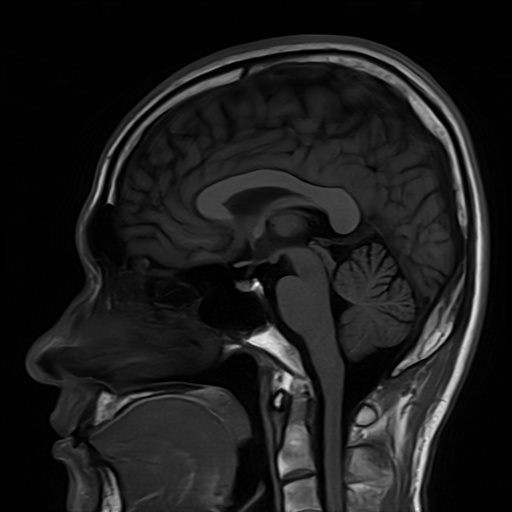
%> input picture Experiment_08/Inputs/images/Brain_MRI.png, 512 x 512 px
$ octave --eval "result = example_01_morphology_benchmark;"   (GNU Octave 9; MATLAB toolbox functions it lacks are replaced by stand-ins)
%> lines starting %> are read from the running program, lines starting %| are printed output that depends on the picture; in (x1, y1, x2, y2) boxes, pixels count from 0 and x2, y2 are one past the last pixel; in counts of white or black regions, pixels touching at a corner belong together; the program's own positions count from 1
%% ==============================================================================
%% EXPERIMENT 09: BENCHMARK TUTORIAL CODE (MATLAB)
%% Binary Morphological Operations (imerode, imdilate, imopen, imclose, imopenclose)
%% ==============================================================================
function df = example_01_morphology_benchmark()
    baseDir = fileparts(fileparts(mfilename('fullpath')));
    imgPath = fullfile(baseDir, 'Inputs', 'images', 'Brain_MRI.png');
    outDir = fullfile(baseDir, 'Outputs', 'MATLAB');
    tabDir = fullfile(baseDir, 'Tables');
    if ~exist(outDir, 'dir'); mkdir(outDir); end
    if ~exist(tabDir, 'dir'); mkdir(tabDir); end

    mri = imread(imgPath);
%> mri is the input picture: size 512x512x3 uint8; min 0, max 254, mean 27.9
    if size(mri, 3) == 3; mri = rgb2gray(mri); end
    if size(mri, 1) ~= 512 || size(mri, 2) ~= 512
        mri = imresize(mri, [512, 512]);
    end

    % 1. Clean Reference Mask (Ventricles + Tumor)
    seDisk = strel('disk', 2, 0); % 5x5 disk
    gtMorph = imopen(imclose(mri > 175, seDisk), seDisk);
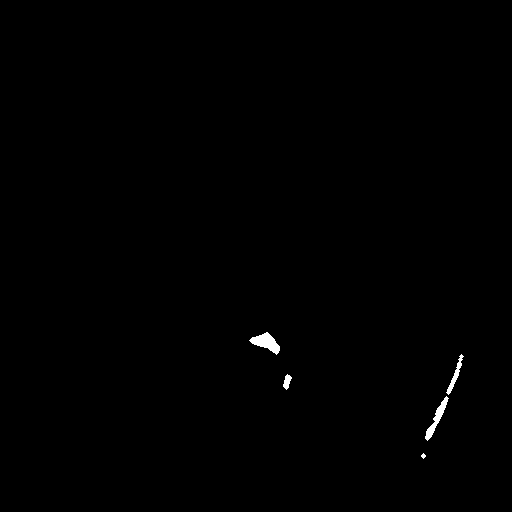
%> gtMorph: size 512x512 logical; 0.34% white; 5 white regions (1 under 20 px), largest, box (x1, y1, x2, y2) and area: (249, 332, 280, 355) 346, (425, 396, 449, 441) 279, (446, 354, 464, 395) 173, (283, 374, 292, 390) 83

    % 2. Simulate realistic segmentation noise (salt speckles + pepper holes)
    rng(109);
    noisyMask = gtMorph;
    seSmall = strel('disk', 1, 0); % 3x3 disk
    salt = imdilate((rand(512, 512) < 0.0035) & ~gtMorph, seSmall);
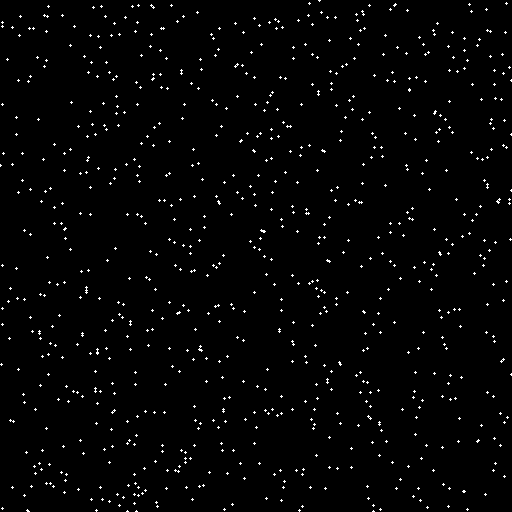
%> salt: size 512x512 logical; 1.6% white in thin lines or dots
    pepper = imdilate((rand(512, 512) < 0.0080) & gtMorph, seSmall);
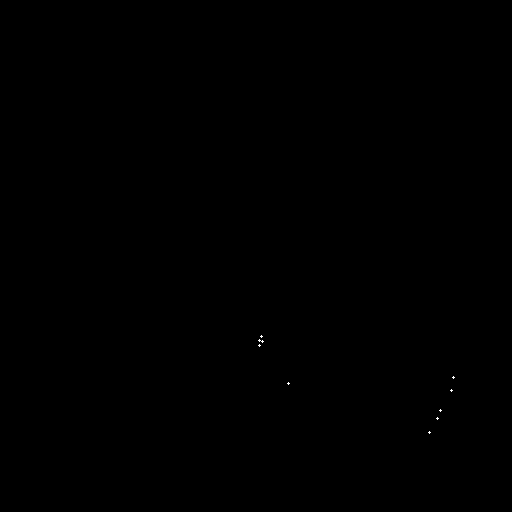
%> pepper: size 512x512 logical; 0.02% white in thin lines or dots, all inside (x1, y1, x2, y2) = (258, 335, 455, 434)
    noisyMask = (noisyMask | salt) & ~pepper;
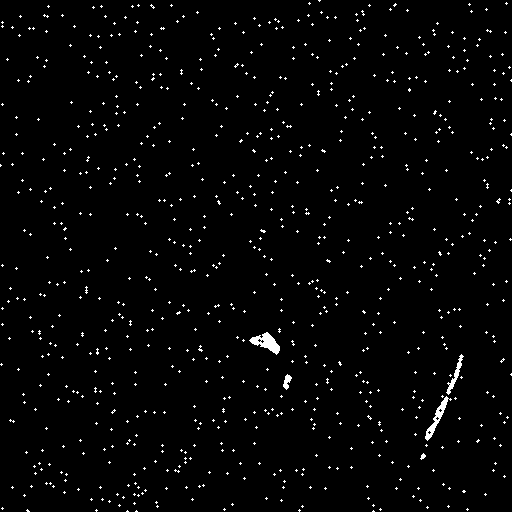
%> noisyMask: size 512x512 logical; 2% white in thin lines or dots

    % 3. Execute Operations (5x5 Disk SE)
    mErode = imerode(noisyMask, seDisk);
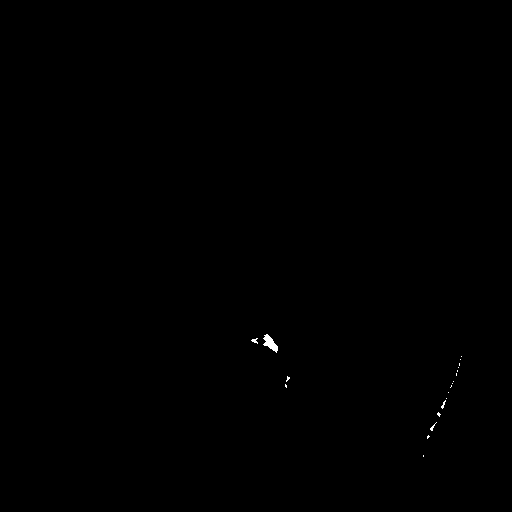
%> mErode: size 512x512 logical; 0.1% white; 20 white regions (18 under 20 px), largest, box (x1, y1, x2, y2) and area: (263, 334, 278, 353) 140, (251, 338, 258, 344) 22
    mDilate = imdilate(noisyMask, seDisk);
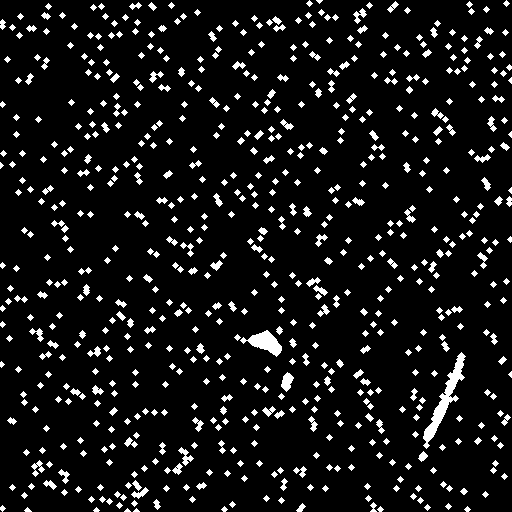
%> mDilate: size 512x512 logical; 8.5% white; 670 white regions (8 under 20 px), largest, box (x1, y1, x2, y2) and area: (423, 352, 466, 449) 939, (240, 330, 282, 357) 516, (281, 372, 294, 392) 155
    mOpen = imopen(noisyMask, seDisk);
%> mOpen: size 512x512 logical; 0.29% white; 11 white regions (2 under 20 px), largest, box (x1, y1, x2, y2) and area: (261, 332, 280, 355) 238, (454, 354, 464, 378) 91, (283, 374, 292, 390) 74
    mClose = imclose(noisyMask, seDisk);
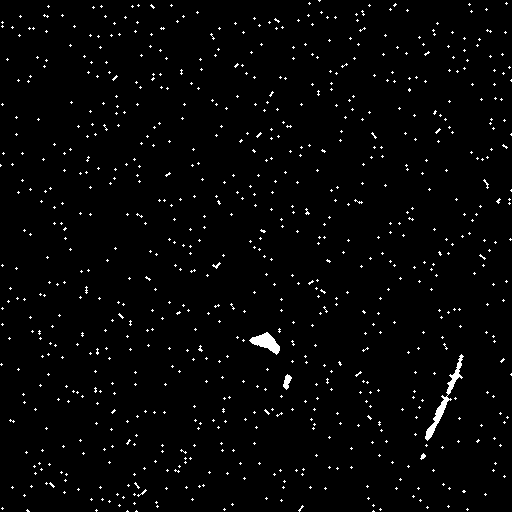
%> mClose: size 512x512 logical; 2% white in thin lines or dots
    mOpenClose = imclose(mOpen, seDisk);
%> mOpenClose: size 512x512 logical; 0.29% white; 4 white regions (1 under 20 px), largest, box (x1, y1, x2, y2) and area: (425, 354, 464, 441) 374, (249, 332, 280, 355) 307, (283, 374, 292, 390) 74

    ops = {
        'Corrupted Mask', noisyMask;
        'Erosion (5x5 Disk)', mErode;
        'Dilation (5x5 Disk)', mDilate;
        'Opening (5x5 Disk)', mOpen;
        'Closing (5x5 Disk)', mClose;
        'Open + Close (5x5)', mOpenClose
    };
%> ops = 12 items

    fprintf('==================================================================\n');
    fprintf('EXPERIMENT 09: MORPHOLOGICAL SHAPE REFINEMENT BENCHMARK (MATLAB)\n');
    fprintf('==================================================================\n');
    fprintf('%-24s | %-10s | %-11s | %-8s | %-7s | %-8s\n', 'Operation', 'Dice (DSC)', 'Jaccard IoU', 'CC Count', 'Hole Px', 'Area Px');
    fprintf('----------------------------------------------------------------------------------\n');

    opNames = {};
    dscList = [];
    iouList = [];
    ccList = [];
    holeList = [];
    areaList = [];

    for i = 1:size(ops, 1)
        name = ops{i, 1};
        m = logical(ops{i, 2});
        inter = sum(gtMorph(:) & m(:));
        denom = sum(gtMorph(:)) + sum(m(:));
        dsc = (2.0 * inter) / denom;
        union_px = sum(gtMorph(:) | m(:));
        iou = inter / union_px;
        cc = bwconncomp(m, 8).NumObjects;
        mFilled = imfill(m, 'holes');
        holes = sum(mFilled(:) & ~m(:));
        area = sum(m(:));

        fprintf('%-24s | %-10.4f | %-11.4f | %-8d | %-7d | %-8d\n', name, dsc, iou, cc, holes, area);

        opNames{end+1} = name; %#ok<AGROW>
        dscList(end+1, 1) = round(dsc, 4); %#ok<AGROW>
        iouList(end+1, 1) = round(iou, 4); %#ok<AGROW>
        ccList(end+1, 1) = cc; %#ok<AGROW>
        holeList(end+1, 1) = holes; %#ok<AGROW>
        areaList(end+1, 1) = area; %#ok<AGROW>
    end
%> this loop made 6 passes
%> (name, inter, denom, dsc, union_px, iou, cc, holes) on passes 1 to 6: ('Corrupted Mask', 853, 6077, 0.281, 5224, 0.163, 819, 32), ('Erosion (5x5 Disk)', 254, 1153, 0.441, 899, 0.283, 20, 0), ('Dilation (5x5 Disk)', 899, 23152, 0.0777, 22253, 0.0404, 670, 51), ('Opening (5x5 Disk)', 748, 1647, 0.908, 899, 0.832, 11, 0), ('Closing (5x5 Disk)', 895, 6245, 0.287, 5350, 0.167, 777, 0), ('Open + Close (5x5)', 772, 1672, 0.923, 900, 0.858, 4, 0)
%| Corrupted Mask           | 0.2807     | 0.1633      | 819      | 32      | 5178
%| Erosion (5x5 Disk)       | 0.4406     | 0.2825      | 20       | 0       | 254
%| Dilation (5x5 Disk)      | 0.0777     | 0.0404      | 670      | 51      | 22253
%| Opening (5x5 Disk)       | 0.9083     | 0.8320      | 11       | 0       | 748
%| Closing (5x5 Disk)       | 0.2866     | 0.1673      | 777      | 0       | 5346
%| Open + Close (5x5)       | 0.9234     | 0.8578      | 4        | 0       | 773
%> after the loop, areaList = [5178; 254; 22253; 748; 5346; 773]; ccList = [819; 20; 670; 11; 777; 4]; dscList = [0.281; 0.441; 0.0777; 0.908; 0.287; 0.923]; holeList = [32; 0; 51; 0; 0; 0]; iouList = [0.163; 0.282; 0.0404; 0.832; 0.167; 0.858]; opNames = {'Corrupted Mask', 'Erosion (5x5 Disk)', 'Dilation (5x5 Disk)', 'Opening (5x5 Disk)', 'Closing (5x5 Disk)', 'Open + Close (5x5)'}

    df = table(opNames', dscList, iouList, ccList, holeList, areaList, ...
        'VariableNames', {'Operation', 'Dice_DSC', 'Jaccard_IoU', 'CC_Count', 'Hole_Pixels', 'Area_Pixels'});
%> df = 6 items; Dice_DSC, Jaccard_IoU, CC_Count, Hole_Pixels and Area_Pixels: 0.281 0.163 819 32 5178, 0.441 0.282 20 0 254, 0.0777 0.0404 670 51 22253, 0.908 0.832 11 0 748, 0.287 0.167 777 0 5346, 0.923 0.858 4 0 773
    csvPath = fullfile(tabDir, 'exp09_benchmark_summary_matlab.csv');
    writetable(df, csvPath);
    fprintf('\n[SAVED] MATLAB Benchmark table: %s\n', csvPath);

    % Save Visual Figure
    f = figure('Visible', 'off', 'Position', [100, 100, 1300, 750]);
    for i = 1:size(ops, 1)
        subplot(2, 3, i);
        imshow(ops{i, 2});
        title(sprintf('%s\nDSC=%.4f | CC=%d | Holes=%d', opNames{i}, dscList(i), ccList(i), holeList(i)), ...
            'FontWeight', 'bold');
    end
%> `result = example_01_morphology_benchmark;`: result has the same summary as df in example_01_morphology_benchmark
    figPath = fullfile(outDir, 'exp09_benchmark_clinical_comparison_m.png');
    saveas(f, figPath);
    close(f);
    fprintf('[SAVED] MATLAB Clinical comparison figure: %s\n', figPath);
end

$ run again, with Experiment_08/Inputs/images/Lung-HR-contrast.png copied over Experiment_08/Inputs/images/Brain_MRI.png
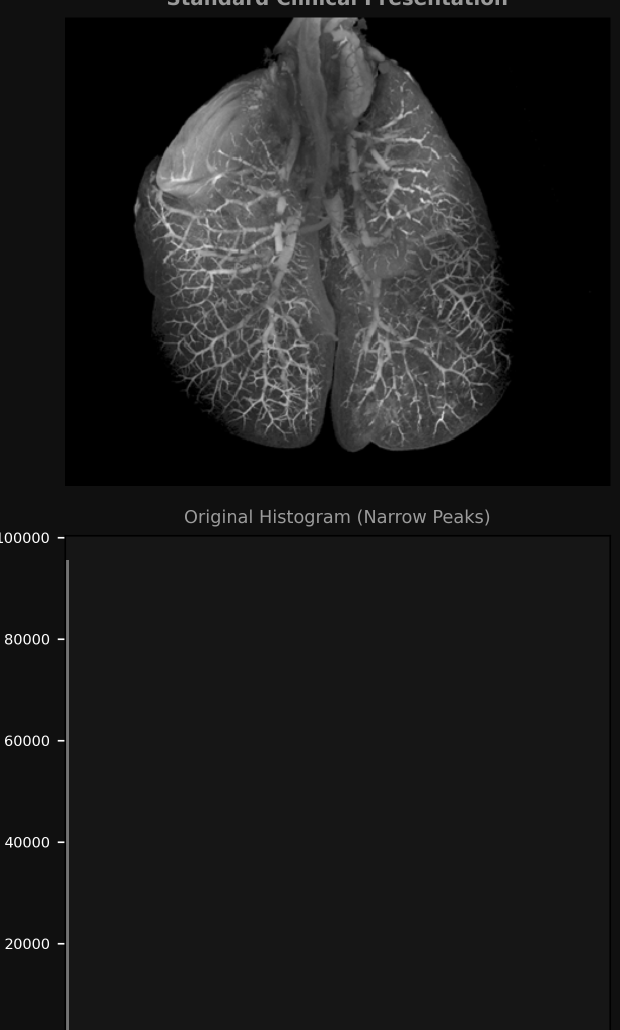
%> input picture Experiment_08/Inputs/images/Lung-HR-contrast.png, 1240 x 2060 px (shown at 1/2 size)
%> in example_01_morphology_benchmark, mri is the input picture: size 2060x1240 uint8; min 0, max 255, mean 28.9
%> in example_01_morphology_benchmark, `mri = imresize(mri, [512, 512]);`:
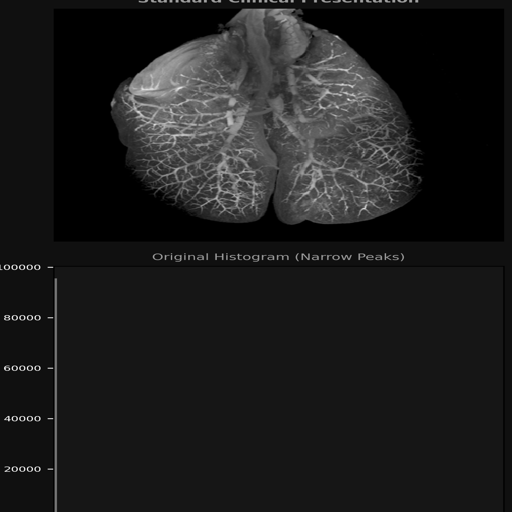
%> mri: size 512x512 uint8; min 0, max 240, mean 28.9
%> gtMorph: size 512x512 logical; 0.02% white; 3 white regions (2 under 20 px), largest, box (x1, y1, x2, y2) and area: (149, 84, 157, 90) 30
%> salt: size 512x512 logical; 1.7% white in thin lines or dots
%> pepper: size 512x512 logical; 0% white in thin lines or dots, all inside (x1, y1, x2, y2) = (155, 86, 158, 89)
%> noisyMask: size 512x512 logical; 1.7% white in thin lines or dots
%> mErode: size 512x512 logical; 0% white in thin lines or dots, all inside (x1, y1, x2, y2) = (8, 86, 154, 419)
%> in example_01_morphology_benchmark, `mDilate = imdilate(noisyMask, seDisk);`:
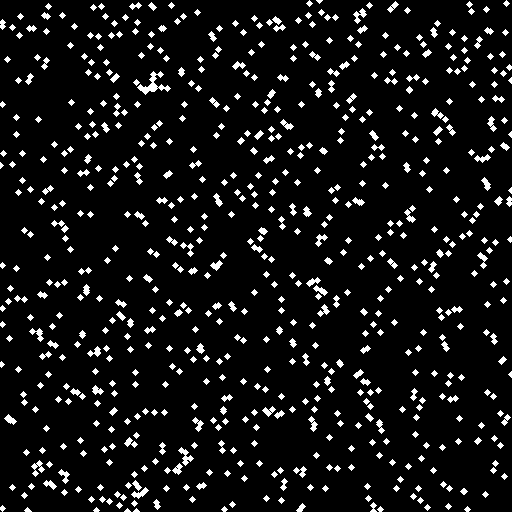
%> mDilate: size 512x512 logical; 8% white; 673 white regions (8 under 20 px), largest, box (x1, y1, x2, y2) and area: (137, 71, 171, 95) 260, (178, 447, 194, 466) 114, (31, 460, 45, 477) 100
%> mOpen: size 512x512 logical; 0.02% white in thin lines or dots, all inside (x1, y1, x2, y2) = (6, 84, 156, 421)
%> mClose: size 512x512 logical; 1.7% white in thin lines or dots
%> ops = 12 items
%> the loop in example_01_morphology_benchmark, `for i = 1:size(ops, 1)` made 6 passes
%> (name, inter, denom, dsc, union_px, iou, cc, holes) on passes 1, 3, 4, 5, 6: ('Corrupted Mask', 54, 4440, 0.0243, 4386, 0.0123, 820, 6), ('Dilation (5x5 Disk)', 56, 21021, 0.00533, 20965, 0.00267, 673, 51), ('Opening (5x5 Disk)', 50, 106, 0.943, 56, 0.893, 3, 0), ('Closing (5x5 Disk)', 54, 4551, 0.0237, 4497, 0.012, 780, 0), ('Open + Close (5x5)', 50, 110, 0.909, 60, 0.833, 2, 0)
%> (printed output is left out)
%> after the loop in example_01_morphology_benchmark, `for i = 1:size(ops, 1)`: areaList = [4384; 6; 20965; 50; 4495; 54]; ccList = [820; 3; 673; 3; 780; 2]; dscList = [0.0243; 0.194; 0.0053; 0.943; 0.0237; 0.909]; holeList = [6; 0; 51; 0; 0; 0]; iouList = [0.0123; 0.107; 0.0027; 0.893; 0.012; 0.833]; opNames = {'Corrupted Mask', 'Erosion (5x5 Disk)', 'Dilation (5x5 Disk)', 'Opening (5x5 Disk)', 'Closing (5x5 Disk)', 'Open + Close (5x5)'}
%> df = 6 items; Dice_DSC, Jaccard_IoU, CC_Count, Hole_Pixels and Area_Pixels: 0.0243 0.0123 820 6 4384, 0.194 0.107 3 0 6, 0.0053 0.0027 673 51 20965, 0.943 0.893 3 0 50, 0.0237 0.012 780 0 4495, 0.909 0.833 2 0 54
%> result has the same summary as df in example_01_morphology_benchmark
